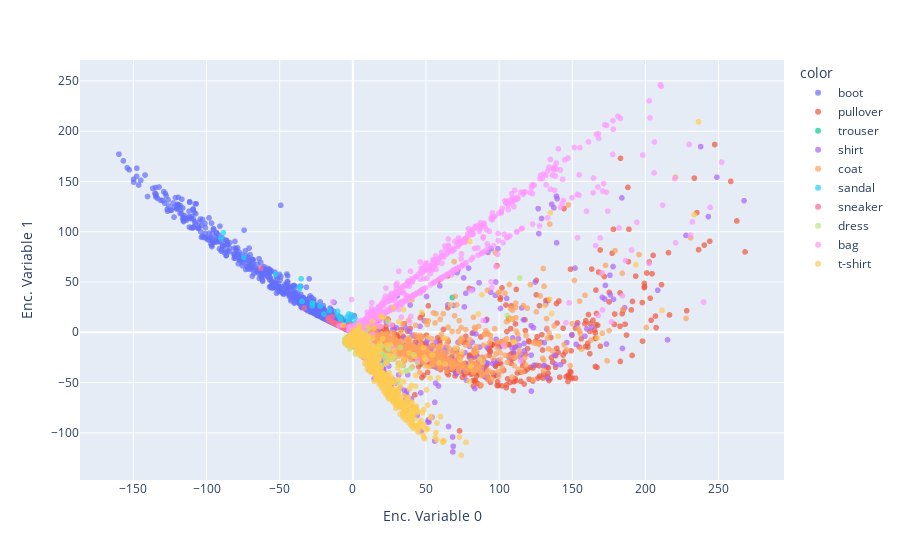

The cell this chart's notebook holds for it:
### Code cell
### Get the encoded representation of the test samples
def plot_encoded_samples():
    encoded_samples = []
    for sample in tqdm(test_dataset):
        img = sample[0].unsqueeze(0).to(device)
        label = sample[1]
        # Encode image
        encoder.eval()
        with torch.no_grad():
            encoded_img  = encoder(img)
        # Append to list
        encoded_img = encoded_img.flatten().cpu().numpy()
        encoded_sample = {f"Enc. Variable {i}": enc for i, enc in enumerate(encoded_img)}
        encoded_sample['label'] = label
        encoded_samples.append(encoded_sample)

    # Convert to a dataframe
    encoded_samples = pd.DataFrame(encoded_samples)
    encoded_samples

    import plotly.express as px
    %pip install -U kaleido
    fig = px.scatter(encoded_samples, x='Enc. Variable 0', y='Enc. Variable 1', 
        color=[label_names[l] for l in encoded_samples.label.to_numpy()], opacity=0.7)
    fig.show()
    return fig

fig1 = plot_encoded_samples()
#save fig
if not os.path.exists("images"):
    os.mkdir("images")
fig1.write_image(f"images/encoded2_samples_before.eps")

### Figure 1 — Plotly figure (JSON) as saved in the notebook; plotly's stock layout.template omitted (floating-point values rounded to 4 significant figures; data arrays with more than 128 entries replaced by an {"elided": "..."} marker saying what was removed)
{"data": [{"hovertemplate": "color=boot<br>Enc. Variable 0=%{x}<br>Enc. Variable 1=%{y}<extra></extra>", "legendgroup": "boot", "marker": {"color": "#636efa", "opacity": 0.7, "symbol": "circle"}, "mode": "markers", "name": "boot", "showlegend": true, "type": "scattergl", "x": {"elided": "1000 float values"}, "xaxis": "x", "y": {"elided": "1000 float values"}, "yaxis": "y"}, {"hovertemplate": "color=pullover<br>Enc. Variable 0=%{x}<br>Enc. Variable 1=%{y}<extra></extra>", "legendgroup": "pullover", "marker": {"color": "#EF553B", "opacity": 0.7, "symbol": "circle"}, "mode": "markers", "name": "pullover", "showlegend": true, "type": "scattergl", "x": {"elided": "1000 float values"}, "xaxis": "x", "y": {"elided": "1000 float values"}, "yaxis": "y"}, {"hovertemplate": "color=trouser<br>Enc. Variable 0=%{x}<br>Enc. Variable 1=%{y}<extra></extra>", "legendgroup": "trouser", "marker": {"color": "#00cc96", "opacity": 0.7, "symbol": "circle"}, "mode": "markers", "name": "trouser", "showlegend": true, "type": "scattergl", "x": {"elided": "1000 float values"}, "xaxis": "x", "y": {"elided": "1000 float values"}, "yaxis": "y"}, {"hovertemplate": "color=shirt<br>Enc. Variable 0=%{x}<br>Enc. Variable 1=%{y}<extra></extra>", "legendgroup": "shirt", "marker": {"color": "#ab63fa", "opacity": 0.7, "symbol": "circle"}, "mode": "markers", "name": "shirt", "showlegend": true, "type": "scattergl", "x": {"elided": "1000 float values"}, "xaxis": "x", "y": {"elided": "1000 float values"}, "yaxis": "y"}, {"hovertemplate": "color=coat<br>Enc. Variable 0=%{x}<br>Enc. Variable 1=%{y}<extra></extra>", "legendgroup": "coat", "marker": {"color": "#FFA15A", "opacity": 0.7, "symbol": "circle"}, "mode": "markers", "name": "coat", "showlegend": true, "type": "scattergl", "x": {"elided": "1000 float values"}, "xaxis": "x", "y": {"elided": "1000 float values"}, "yaxis": "y"}, {"hovertemplate": "color=sandal<br>Enc. Variable 0=%{x}<br>Enc. Variable 1=%{y}<extra></extra>", "legendgroup": "sandal", "marker": {"color": "#19d3f3", "opacity": 0.7, "symbol": "circle"}, "mode": "markers", "name": "sandal", "showlegend": true, "type": "scattergl", "x": {"elided": "1000 float values"}, "xaxis": "x", "y": {"elided": "1000 float values"}, "yaxis": "y"}, {"hovertemplate": "color=sneaker<br>Enc. Variable 0=%{x}<br>Enc. Variable 1=%{y}<extra></extra>", "legendgroup": "sneaker", "marker": {"color": "#FF6692", "opacity": 0.7, "symbol": "circle"}, "mode": "markers", "name": "sneaker", "showlegend": true, "type": "scattergl", "x": {"elided": "1000 float values"}, "xaxis": "x", "y": {"elided": "1000 float values"}, "yaxis": "y"}, {"hovertemplate": "color=dress<br>Enc. Variable 0=%{x}<br>Enc. Variable 1=%{y}<extra></extra>", "legendgroup": "dress", "marker": {"color": "#B6E880", "opacity": 0.7, "symbol": "circle"}, "mode": "markers", "name": "dress", "showlegend": true, "type": "scattergl", "x": {"elided": "1000 float values"}, "xaxis": "x", "y": {"elided": "1000 float values"}, "yaxis": "y"}, {"hovertemplate": "color=bag<br>Enc. Variable 0=%{x}<br>Enc. Variable 1=%{y}<extra></extra>", "legendgroup": "bag", "marker": {"color": "#FF97FF", "opacity": 0.7, "symbol": "circle"}, "mode": "markers", "name": "bag", "showlegend": true, "type": "scattergl", "x": {"elided": "1000 float values"}, "xaxis": "x", "y": {"elided": "1000 float values"}, "yaxis": "y"}, {"hovertemplate": "color=t-shirt<br>Enc. Variable 0=%{x}<br>Enc. Variable 1=%{y}<extra></extra>", "legendgroup": "t-shirt", "marker": {"color": "#FECB52", "opacity": 0.7, "symbol": "circle"}, "mode": "markers", "name": "t-shirt", "showlegend": true, "type": "scattergl", "x": {"elided": "1000 float values"}, "xaxis": "x", "y": {"elided": "1000 float values"}, "yaxis": "y"}], "layout": {"legend": {"title": {"text": "color"}, "tracegroupgap": 0}, "margin": {"t": 60}, "xaxis": {"anchor": "y", "domain": [0, 1], "title": {"text": "Enc. Variable 0"}}, "yaxis": {"anchor": "x", "domain": [0, 1], "title": {"text": "Enc. Variable 1"}}}}
